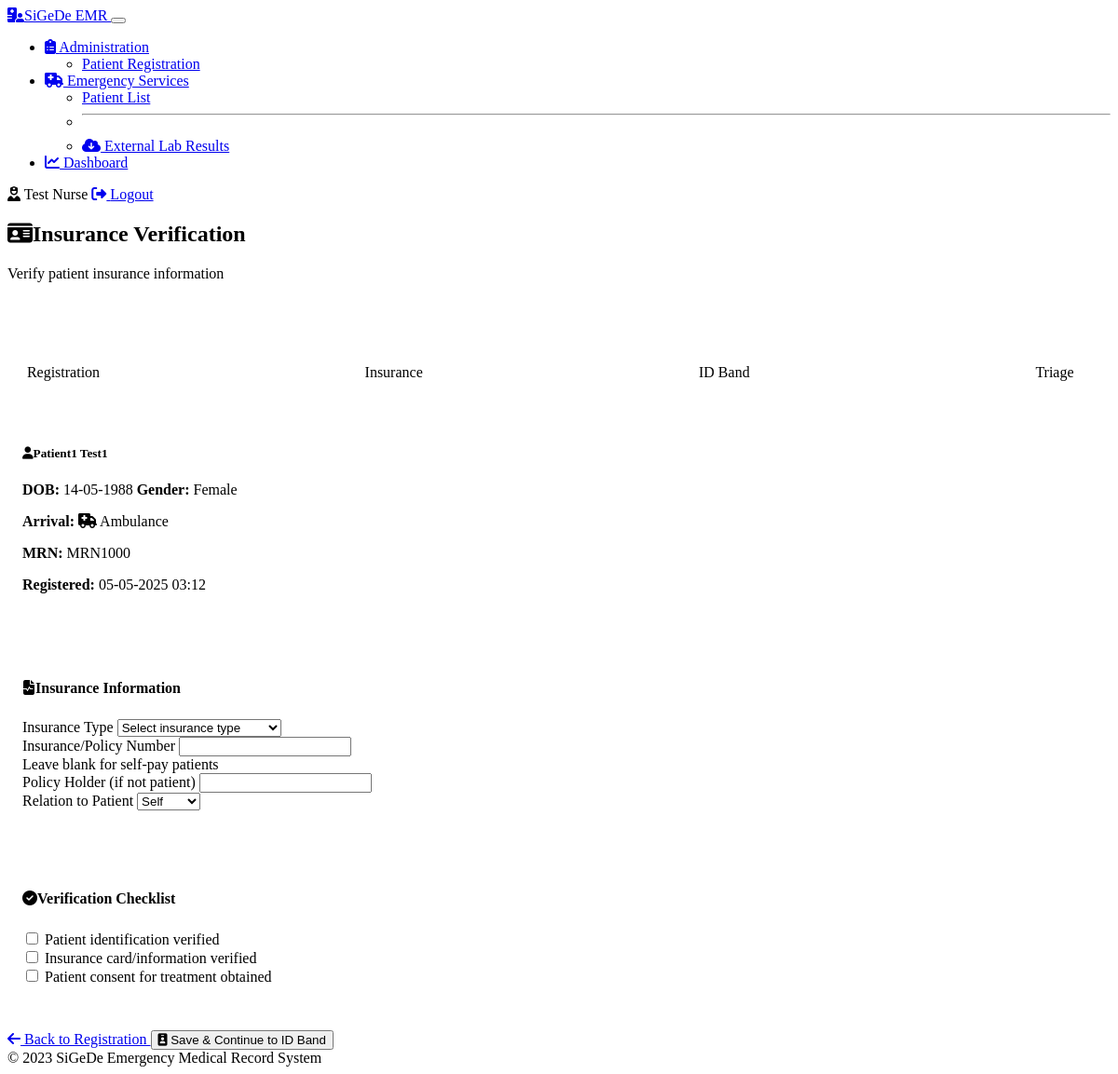
The page /admin/insurance-verification/1 (signed in) on the database its author committed.
### models.py (models this page shows, shortened)
class User(UserMixin, db.Model):
    id = db.Column(db.Integer, primary_key=True)
    username = db.Column(db.String(64), unique=True, nullable=False)
    email = db.Column(db.String(120), unique=True, nullable=False)
    password_hash = db.Column(db.String(256), nullable=False)
    full_name = db.Column(db.String(100), nullable=False)
    role = db.Column(db.String(20), default='nurse')
    created_at = db.Column(db.DateTime, default=datetime.utcnow)

class Patient(db.Model):
    id = db.Column(db.Integer, primary_key=True)
    medical_record_number = db.Column(db.String(20), unique=True, nullable=True)
    first_name = db.Column(db.String(50), nullable=False)
    last_name = db.Column(db.String(50), nullable=False)
    date_of_birth = db.Column(db.Date, nullable=False)
    gender = db.Column(db.String(10), nullable=False)
    address = db.Column(db.String(200), nullable=True)
    phone_number = db.Column(db.String(20), nullable=True)
    arrival_mode = db.Column(db.String(20), nullable=False)  # 'ambulance' or 'walk-in'
    referral_source = db.Column(db.String(100), nullable=True)  # For ambulance arrivals
    insurance_type = db.Column(db.String(50), nullable=True)
    insurance_number = db.Column(db.String(50), nullable=True)
    emergency_contact_name = db.Column(db.String(100), nullable=True)
    emergency_contact_phone = db.Column(db.String(20), nullable=True)
    created_at = db.Column(db.DateTime, default=datetime.utcnow)
    triage = db.relationship('Triage', backref='patient', uselist=False)
    nurse_assessments = db.relationship('NurseAssessment', backref='patient')
    doctor_examinations = db.relationship('DoctorExamination', backref='patient')
    lab_requests = db.relationship('LabRequest', backref='patient')
    prescriptions = db.relationship('Prescription', backref='patient')
    disposition = db.relationship('Disposition', backref='patient', uselist=False)

### routes/admin.py (the view, shortened to what this page needs)
@admin_bp.route('/insurance-verification/<int:patient_id>', methods=['GET', 'POST'])
@login_required
def insurance_verification(patient_id):
    patient = Patient.query.get_or_404(patient_id)
    return render_template('admin/insurance_verification.html', patient=patient)

### app.py (called while the page is built)
@login_manager.user_loader
def load_user(user_id):
    from models import User
    return User.query.get(int(user_id))

### templates/admin/insurance_verification.html (shortened to what this page needs)
{% extends "base.html" %}
{% block content %}
<div class="row">
    <div class="col-12">
        <div class="medical-header">
            <h2><i class="fas fa-id-card me-2"></i>Insurance Verification</h2>
            <p class="text-muted">Verify patient insurance information</p>
        </div>
        <div class="workflow-steps mb-4">
            <div class="workflow-step completed">
                <div class="workflow-step-number">1</div>
                <div class="workflow-step-name">Registration</div>
            </div>
            <div class="workflow-step active">
                <div class="workflow-step-number">2</div>
                <div class="workflow-step-name">Insurance</div>
            </div>
            <div class="workflow-step">
                <div class="workflow-step-number">3</div>
                <div class="workflow-step-name">ID Band</div>
            </div>
            <div class="workflow-step">
                <div class="workflow-step-number">4</div>
                <div class="workflow-step-name">Triage</div>
            </div>
        </div>
        <div class="patient-info-box mb-4">
            <div class="row">
                <div class="col-md-6">
                    <h5><i class="fas fa-user me-2"></i>{{ patient.first_name }} {{ patient.last_name }}</h5>
                    <p class="mb-1">
                        <strong>DOB:</strong> {{ patient.date_of_birth.strftime('%d-%m-%Y') }}
                        <strong>Gender:</strong> {{ patient.gender }}
                    </p>
                    <p class="mb-1">
                        <strong>Arrival:</strong>
                        {% if patient.arrival_mode == 'ambulance' %}
                            <i class="fas fa-ambulance me-1"></i> Ambulance
                        {% else %}
                            <i class="fas fa-walking me-1"></i> Walk-in
                        {% endif %}
                    </p>
                </div>
                <div class="col-md-6">
                    {% if patient.medical_record_number %}
                        <p class="mb-1"><strong>MRN:</strong> {{ patient.medical_record_number }}</p>
                    {% endif %}
                    <p class="mb-1"><strong>Registered:</strong> {{ patient.created_at.strftime('%d-%m-%Y %H:%M') }}</p>
                </div>
            </div>
        </div>
        <div class="card">
            <div class="card-body">
                <form method="POST" action="{{ url_for('admin.insurance_verification', patient_id=patient.id) }}">
                    <div class="form-section">
                        <h4 class="section-title"><i class="fas fa-file-medical-alt me-2"></i>Insurance Information</h4>
                        <div class="row mb-3">
                            <div class="col-md-6">
                                <label for="insurance_type" class="form-label">Insurance Type</label>
                                <select class="form-select" id="insurance_type" name="insurance_type" required>
                                    <option value="" selected disabled>Select insurance type</option>
                                </select>
                            </div>
                            <div class="col-md-6">
                                <label for="insurance_number" class="form-label">Insurance/Policy Number</label>
                                <input type="text" class="form-control" id="insurance_number" name="insurance_number">
                                <div class="form-text">Leave blank for self-pay patients</div>
                            </div>
                        </div>
                        <div class="row mb-3 d-none">
                            <div class="col-md-6">
                                <label for="policy_holder" class="form-label">Policy Holder (if not patient)</label>
                                <input type="text" class="form-control" id="policy_holder" name="policy_holder">
                            </div>
                            <div class="col-md-6">
                                <label for="relation_to_patient" class="form-label">Relation to Patient</label>
                                <select class="form-select" id="relation_to_patient" name="relation_to_patient">
                                    <option value="Self" selected>Self</option>
                                </select>
                            </div>
                        </div>
                    </div>
                    <div class="form-section">
                        <h4 class="section-title"><i class="fas fa-check-circle me-2"></i>Verification Checklist</h4>
                        <div class="form-check mb-2">
                            <input class="form-check-input" type="checkbox" id="id_verified" required>
                            <label class="form-check-label" for="id_verified">
                                Patient identification verified
                            </label>
                        </div>
                        <div class="form-check mb-2">
                            <input class="form-check-input" type="checkbox" id="insurance_verified" required>
                            <label class="form-check-label" for="insurance_verified">
                                Insurance card/information verified
                            </label>
                        </div>
                        <div class="form-check mb-2">
                            <input class="form-check-input" type="checkbox" id="consent_verified" required>
                            <label class="form-check-label" for="consent_verified">
                                Patient consent for treatment obtained
                            </label>
                        </div>
                    </div>
                    <div class="d-grid gap-2 d-md-flex justify-content-md-end mt-4">
                        <a href="{{ url_for('admin.patient_registration') }}" class="btn btn-outline-secondary me-md-2">
                            <i class="fas fa-arrow-left me-1"></i> Back to Registration
                        </a>
                        <button type="submit" class="btn btn-primary">
                            <i class="fas fa-id-badge me-1"></i> Save & Continue to ID Band
                        </button>
                    </div>
                </form>
            </div>
        </div>
    </div>
</div>
{% endblock %}

### templates/base.html (shortened to what this page needs)
<!DOCTYPE html>
<html lang="en" data-bs-theme="dark">
<head>
    <link href="https://cdn.replit.com/agent/bootstrap-agent-dark-theme.min.css" rel="stylesheet">
    <link rel="stylesheet" href="https://cdnjs.cloudflare.com/ajax/libs/font-awesome/6.4.0/css/all.min.css">
    <link rel="stylesheet" href="{{ url_for('static', filename='css/custom.css') }}">
</head>
<body>
    {% if current_user.is_authenticated %}
    <nav class="navbar navbar-expand-lg navbar-dark bg-dark mb-4">
        <div class="container-fluid">
            <a class="navbar-brand" href="{{ url_for('admin.patient_registration') }}">
                <i class="fas fa-hospital-user me-2"></i>SiGeDe EMR
            </a>
            <button class="navbar-toggler" type="button" data-bs-toggle="collapse" data-bs-target="#navbarSupportedContent">
            </button>
            <div class="collapse navbar-collapse" id="navbarSupportedContent">
                <ul class="navbar-nav me-auto mb-2 mb-lg-0">
                    <li class="nav-item dropdown">
                        <a class="nav-link dropdown-toggle" href="#" id="adminDropdown" role="button" data-bs-toggle="dropdown">
                            <i class="fas fa-clipboard-list me-1"></i> Administration
                        </a>
                        <ul class="dropdown-menu">
                            <li><a class="dropdown-item" href="{{ url_for('admin.patient_registration') }}">Patient Registration</a></li>
                        </ul>
                    </li>
                    <li class="nav-item dropdown">
                        <a class="nav-link dropdown-toggle" href="#" id="emergencyDropdown" role="button" data-bs-toggle="dropdown">
                            <i class="fas fa-ambulance me-1"></i> Emergency Services
                        </a>
                        <ul class="dropdown-menu">
                            <li><a class="dropdown-item" href="{{ url_for('emergency.patient_list') }}">Patient List</a></li>
                            <li><hr class="dropdown-divider"></li>
                            <li><a class="dropdown-item" href="{{ url_for('laboratory.pending_results') }}">
                                <i class="fas fa-cloud-download-alt me-1"></i> External Lab Results
                            </a></li>
                        </ul>
                    </li>
                    <li class="nav-item">
                        <a class="nav-link" href="{{ url_for('dashboard.dashboard') }}">
                            <i class="fas fa-chart-line me-1"></i> Dashboard
                        </a>
                    </li>
                </ul>
                <div class="d-flex">
                    <span class="navbar-text me-3">
                        <i class="fas fa-user-nurse me-1"></i> {{ current_user.full_name or current_user.username }}
                    </span>
                    <a href="{{ url_for('auth.logout') }}" class="btn btn-outline-light btn-sm">
                        <i class="fas fa-sign-out-alt me-1"></i> Logout
                    </a>
                </div>
            </div>
        </div>
    </nav>
    {% endif %}
    <div class="container">
        {% block content %}{% endblock %}
    </div>
    <footer class="footer mt-5 py-3 bg-dark">
        <div class="container text-center">
            <span class="text-muted">
                &copy; 2023 SiGeDe Emergency Medical Record System
            </span>
        </div>
    </footer>
</body>
</html>

### static/css/custom.css (style rules this page uses)
.medical-header { border-bottom: 2px solid var(--bs-primary); margin-bottom: 1.5rem; padding-bottom: 0.5rem; }
.form-section { margin-bottom: 2rem; padding: 1rem; border-radius: 0.375rem; background-color: var(--bs-dark); border: 1px solid var(--bs-gray-800); }
.section-title { border-bottom: 1px solid var(--bs-gray-700); padding-bottom: 0.5rem; margin-bottom: 1rem; }
.patient-info-box { background-color: var(--bs-dark); border-left: 4px solid var(--bs-primary); padding: 1rem; margin-bottom: 1.5rem; border-radius: 0 0.375rem 0.375rem 0; }
.workflow-steps { display: flex; justify-content: space-between; margin-bottom: 2rem; overflow-x: auto; }
.workflow-step { text-align: center; position: relative; min-width: 120px; }
.workflow-step-number { width: 30px; height: 30px; border-radius: 50%; background-color: var(--bs-gray-700); color: white; display: flex; align-items: center; justify-content: center; margin: 0 auto 10px; }
.workflow-step.active .workflow-step-number { background-color: var(--bs-primary); }
.workflow-step.completed .workflow-step-number { background-color: var(--bs-success); }
.workflow-step:not(:last-child)::after { content: ''; position: absolute; top: 15px; right: -50%; width: 100%; height: 2px; background-color: var(--bs-gray-700); z-index: -1; }
.workflow-step.completed:not(:last-child)::after { background-color: var(--bs-success); }

### rows shown on the page
User: full_name "Test Nurse"
Patient: first_name "Patient1", last_name "Test1", date_of_birth "14-05-1988", gender "Female", medical_record_number "MRN1000", created_at "05-05-2025 03:12"
